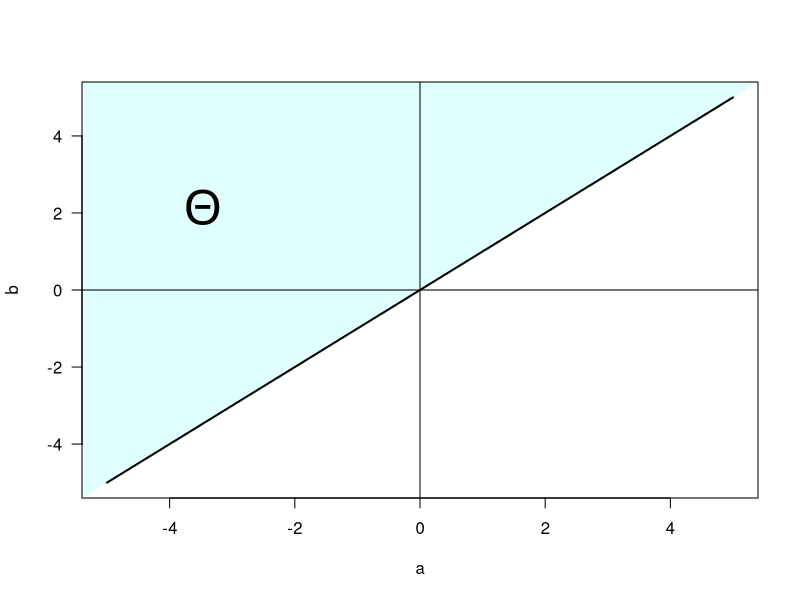

This chart was generated by the following R code:
# TODO: Add comment
# 
# Author: ortellic
###############################################################################


spazioParamDistrUnif <- function() {
	
	# definisci i vertici del poligono utilizzato per colorare l'area
    x = c(-6,-6,6)
	y = c(-6,6,6)
	
	# esegui il plot
	plot(-5:5,-5:5,type="l",lwd=2,xlab="a",ylab="b",
			panel.first=polygon(x,y,col="lightcyan",border = NA),
			las=1)

	abline(h=0)
	abline(v=0)
	
	text(-3, 2, expression(Theta),cex = 3,pos=2)
}

spazioParamDistrUnif()
